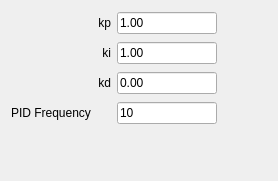
        <widget class="QWidget" name="tab_pid">
         <property name="toolTip">
          <string>set PID parameters</string>
         </property>
         <attribute name="title">
          <string>PID</string>
         </attribute>
         <layout class="QVBoxLayout" name="verticalLayout_3">
          <item>
           <layout class="QHBoxLayout" name="horizontalLayout_3">
            <property name="topMargin">
             <number>1</number>
            </property>
            <property name="rightMargin">
             <number>10</number>
            </property>
            <property name="bottomMargin">
             <number>1</number>
            </property>
            <item>
             <widget class="QLabel" name="label_2">
              <property name="minimumSize">
               <size>
                <width>100</width>
                <height>0</height>
               </size>
              </property>
              <property name="layoutDirection">
               <enum>Qt::RightToLeft</enum>
              </property>
              <property name="text">
               <string>kp</string>
              </property>
              <property name="alignment">
               <set>Qt::AlignRight|Qt::AlignTrailing|Qt::AlignVCenter</set>
              </property>
             </widget>
            </item>
            <item>
             <widget class="QLineEdit" name="ledKp">
              <property name="maximumSize">
               <size>
                <width>100</width>
                <height>16777215</height>
               </size>
              </property>
              <property name="toolTip">
               <string>set kp value, range -10000 to 10000</string>
              </property>
              <property name="text">
               <string>1.00</string>
              </property>
             </widget>
            </item>
            <item>
             <spacer name="horizontalSpacer">
              <property name="orientation">
               <enum>Qt::Horizontal</enum>
              </property>
              <property name="sizeHint" stdset="0">
               <size>
                <width>40</width>
                <height>20</height>
               </size>
              </property>
             </spacer>
            </item>
           </layout>
          </item>
          <item>
           <layout class="QHBoxLayout" name="horizontalLayout_4">
            <property name="topMargin">
             <number>1</number>
            </property>
            <property name="rightMargin">
             <number>10</number>
            </property>
            <property name="bottomMargin">
             <number>1</number>
            </property>
            <item>
             <widget class="QLabel" name="label_3">
              <property name="minimumSize">
               <size>
                <width>100</width>
                <height>0</height>
               </size>
              </property>
              <property name="text">
               <string>ki</string>
              </property>
              <property name="alignment">
               <set>Qt::AlignRight|Qt::AlignTrailing|Qt::AlignVCenter</set>
              </property>
             </widget>
            </item>
            <item>
             <widget class="QLineEdit" name="ledKi">
              <property name="maximumSize">
               <size>
                <width>100</width>
                <height>16777215</height>
               </size>
              </property>
              <property name="text">
               <string>1.00</string>
              </property>
             </widget>
            </item>
            <item>
             <spacer name="horizontalSpacer_2">
              <property name="orientation">
               <enum>Qt::Horizontal</enum>
              </property>
              <property name="sizeHint" stdset="0">
               <size>
                <width>40</width>
                <height>20</height>
               </size>
              </property>
             </spacer>
            </item>
           </layout>
          </item>
          <item>
           <layout class="QHBoxLayout" name="horizontalLayout_5">
            <property name="spacing">
             <number>6</number>
            </property>
            <property name="topMargin">
             <number>1</number>
            </property>
            <property name="rightMargin">
             <number>10</number>
            </property>
            <property name="bottomMargin">
             <number>1</number>
            </property>
            <item>
             <widget class="QLabel" name="label_4">
              <property name="minimumSize">
               <size>
                <width>100</width>
                <height>0</height>
               </size>
              </property>
              <property name="text">
               <string>kd</string>
              </property>
              <property name="alignment">
               <set>Qt::AlignRight|Qt::AlignTrailing|Qt::AlignVCenter</set>
              </property>
             </widget>
            </item>
            <item>
             <widget class="QLineEdit" name="ledKd">
              <property name="maximumSize">
               <size>
                <width>100</width>
                <height>16777215</height>
               </size>
              </property>
              <property name="text">
               <string>0.00</string>
              </property>
             </widget>
            </item>
            <item>
             <spacer name="horizontalSpacer_3">
              <property name="orientation">
               <enum>Qt::Horizontal</enum>
              </property>
              <property name="sizeHint" stdset="0">
               <size>
                <width>40</width>
                <height>20</height>
               </size>
              </property>
             </spacer>
            </item>
           </layout>
          </item>
          <item>
           <layout class="QHBoxLayout" name="horizontalLayout_6">
            <property name="topMargin">
             <number>1</number>
            </property>
            <property name="rightMargin">
             <number>0</number>
            </property>
            <property name="bottomMargin">
             <number>6</number>
            </property>
            <item>
             <widget class="QLabel" name="label_5">
              <property name="minimumSize">
               <size>
                <width>100</width>
                <height>0</height>
               </size>
              </property>
              <property name="text">
               <string>PID Frequency</string>
              </property>
             </widget>
            </item>
            <item>
             <widget class="QLineEdit" name="ledPIDFrequency">
              <property name="maximumSize">
               <size>
                <width>100</width>
                <height>16777215</height>
               </size>
              </property>
              <property name="text">
               <string>10</string>
              </property>
             </widget>
            </item>
            <item>
             <spacer name="horizontalSpacer_4">
              <property name="orientation">
               <enum>Qt::Horizontal</enum>
              </property>
              <property name="sizeHint" stdset="0">
               <size>
                <width>40</width>
                <height>20</height>
               </size>
              </property>
             </spacer>
            </item>
           </layout>
          </item>
          <item>
           <spacer name="verticalSpacer_2">
            <property name="orientation">
             <enum>Qt::Vertical</enum>
            </property>
            <property name="sizeHint" stdset="0">
             <size>
              <width>20</width>
              <height>40</height>
             </size>
            </property>
           </spacer>
          </item>
         </layout>
        </widget>
